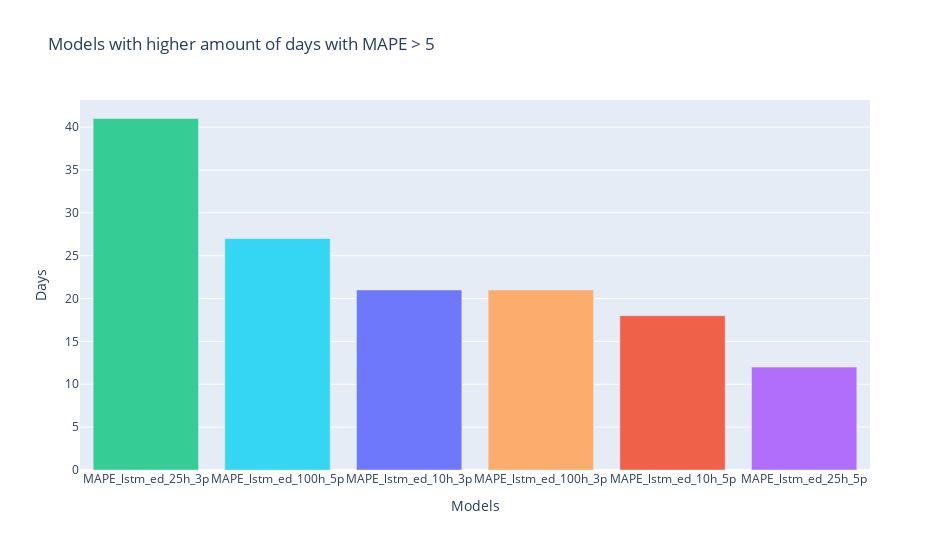
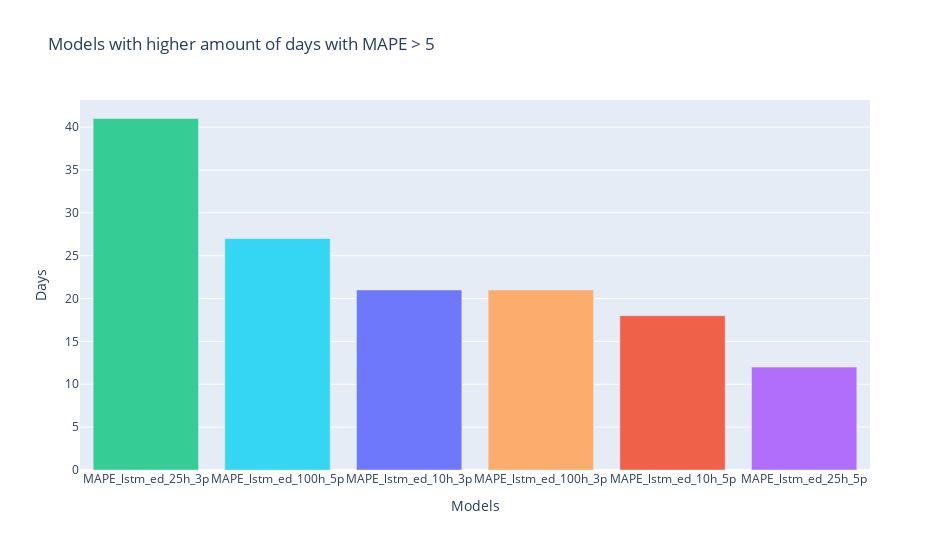

The notebook cell saved with these charts, in order:
### Code cell
#Bar plot. MAPE>5
fig = go.Figure([go.Bar(x=conteomayor5['model'], y=conteomayor5['qty_days_mape>5'])])

fig.update_traces(marker_color=['#36CC96', '#34D6F4', '#6E78FA','#FCAC6D','#F06149' ,'#B16EFA'])
fig.update_layout(
        height=550, width=950,
        title=go.layout.Title(text="Models with higher amount of days with MAPE > 5"),
        xaxis_title="Models",
        yaxis_title="Days",
    )
fig.show()
iplot(fig, image='svg', filename='hyperparameters_MAPE_mayor_5', image_width=1280, image_height=640)

### Figure 1 — Plotly figure (JSON) as saved in the notebook; plotly's stock layout.template omitted (floating-point values rounded to 4 significant figures)
{"data": [{"marker": {"color": ["#36CC96", "#34D6F4", "#6E78FA", "#FCAC6D", "#F06149", "#B16EFA"]}, "type": "bar", "x": ["MAPE_lstm_ed_25h_3p", "MAPE_lstm_ed_100h_5p", "MAPE_lstm_ed_10h_3p", "MAPE_lstm_ed_100h_3p", "MAPE_lstm_ed_10h_5p", "MAPE_lstm_ed_25h_5p"], "y": [41, 27, 21, 21, 18, 12]}], "layout": {"height": 550, "title": {"text": "Models with higher amount of days with MAPE > 5"}, "width": 950, "xaxis": {"title": {"text": "Models"}}, "yaxis": {"title": {"text": "Days"}}}}

### Figure 2 — Plotly figure (JSON) as saved in the notebook; plotly's stock layout.template omitted (floating-point values rounded to 4 significant figures)
{"data": [{"marker": {"color": ["#36CC96", "#34D6F4", "#6E78FA", "#FCAC6D", "#F06149", "#B16EFA"]}, "type": "bar", "x": ["MAPE_lstm_ed_25h_3p", "MAPE_lstm_ed_100h_5p", "MAPE_lstm_ed_10h_3p", "MAPE_lstm_ed_100h_3p", "MAPE_lstm_ed_10h_5p", "MAPE_lstm_ed_25h_5p"], "y": [41, 27, 21, 21, 18, 12]}], "layout": {"height": 550, "title": {"text": "Models with higher amount of days with MAPE > 5"}, "width": 950, "xaxis": {"title": {"text": "Models"}}, "yaxis": {"title": {"text": "Days"}}}}
